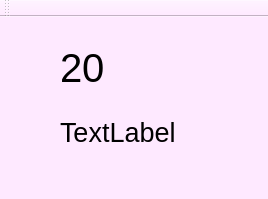
<?xml version="1.0" encoding="UTF-8"?>
<ui version="4.0">
 <class>MainWindow</class>
 <widget class="QMainWindow" name="MainWindow">
  <property name="geometry">
   <rect>
    <x>0</x>
    <y>0</y>
    <width>268</width>
    <height>199</height>
   </rect>
  </property>
  <property name="windowTitle">
   <string>MainWindow</string>
  </property>
  <property name="styleSheet">
   <string notr="true">background-color: rgb(254, 233, 255)</string>
  </property>
  <widget class="QWidget" name="centralWidget">
   <widget class="QLabel" name="labelData">
    <property name="geometry">
     <rect>
      <x>60</x>
      <y>100</y>
      <width>171</width>
      <height>31</height>
     </rect>
    </property>
    <property name="font">
     <font>
      <pointsize>20</pointsize>
     </font>
    </property>
    <property name="text">
     <string>TextLabel</string>
    </property>
   </widget>
   <widget class="QLabel" name="labelTime">
    <property name="geometry">
     <rect>
      <x>60</x>
      <y>30</y>
      <width>171</width>
      <height>41</height>
     </rect>
    </property>
    <property name="font">
     <font>
      <pointsize>30</pointsize>
     </font>
    </property>
    <property name="text">
     <string>20</string>
    </property>
   </widget>
  </widget>
  <widget class="QMenuBar" name="menuBar">
   <property name="geometry">
    <rect>
     <x>0</x>
     <y>0</y>
     <width>268</width>
     <height>21</height>
    </rect>
   </property>
  </widget>
  <widget class="QToolBar" name="mainToolBar">
   <attribute name="toolBarArea">
    <enum>TopToolBarArea</enum>
   </attribute>
   <attribute name="toolBarBreak">
    <bool>false</bool>
   </attribute>
  </widget>
  <widget class="QStatusBar" name="statusBar"/>
 </widget>
 <layoutdefault spacing="6" margin="11"/>
 <resources/>
 <connections/>
</ui>
